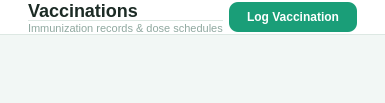
<?xml version="1.0" encoding="UTF-8"?>
<ui version="4.0">
 <class>PageVaccinations</class>
 <widget class="QWidget" name="PageVaccinations">
  <property name="styleSheet">
   <string>QWidget { background-color: #F2F7F5; font-family: &quot;Segoe UI&quot;, sans-serif; } QLabel { background: transparent; }</string>
  </property>
  <layout class="QVBoxLayout" name="vaxLayout">
   <property name="spacing">
    <number>0</number>
   </property>
   <property name="leftMargin">
    <number>0</number>
   </property>
   <property name="topMargin">
    <number>0</number>
   </property>
   <property name="rightMargin">
    <number>0</number>
   </property>
   <property name="bottomMargin">
    <number>0</number>
   </property>
   <item>
    <widget class="QFrame" name="topbar">
     <property name="styleSheet">
      <string>QFrame { background: #FFFFFF; border-bottom: 1px solid #DDE8E3; }</string>
     </property>
     <property name="minimumHeight"><number>62</number></property>
     <property name="maximumHeight"><number>62</number></property>
     <layout class="QHBoxLayout">
      <property name="leftMargin">
       <number>28</number>
      </property>
      <property name="topMargin">
       <number>0</number>
      </property>
      <property name="rightMargin">
       <number>28</number>
      </property>
      <property name="bottomMargin">
       <number>0</number>
      </property>
      <item>
       <layout class="QVBoxLayout">
        <property name="spacing">
         <number>1</number>
        </property>
        <item>
         <widget class="QLabel" name="label">
          <property name="styleSheet">
           <string>QLabel { font-size: 18px; font-weight: bold; color: #1C2B25; }</string>
          </property>
          <property name="text">
           <string>Vaccinations</string>
          </property>
         </widget>
        </item>
        <item>
         <widget class="QLabel" name="label">
          <property name="styleSheet">
           <string>QLabel { font-size: 11px; color: #8FA89F; }</string>
          </property>
          <property name="text">
           <string>Immunization records &amp; dose schedules</string>
          </property>
         </widget>
        </item>
       </layout>
      </item>
      <item>
       <spacer>
        <property name="orientation">
         <enum>Qt::Horizontal</enum>
        </property>
        <property name="sizeHint" stdset="0">
         <size>
          <width>0</width>
          <height>0</height>
         </size>
        </property>
       </spacer>
      </item>
      <item>
       <widget class="QPushButton" name="btnLogVax">
        <property name="styleSheet">
         <string>QPushButton { background: #1A9E78; color: #FFF; font-size: 12px; font-weight: 600; border: none; border-radius: 9px; padding: 8px 18px; } QPushButton:hover { background: #0D6B52; }</string>
        </property>
        <property name="text">
         <string>Log Vaccination</string>
        </property>
       </widget>
      </item>
     </layout>
    </widget>
   </item>
   <item>
    <widget class="QScrollArea" name="scrollArea">
     <property name="styleSheet">
      <string>QScrollArea { background: #F2F7F5; border: none; }</string>
     </property>
     <property name="frameShape">
      <enum>QFrame::NoFrame</enum>
     </property>
     <property name="widgetResizable">
      <bool>true</bool>
     </property>
     <widget class="QWidget" name="scrollContent">
      <layout class="QVBoxLayout">
       <property name="spacing">
        <number>16</number>
       </property>
       <property name="leftMargin">
        <number>28</number>
       </property>
       <property name="topMargin">
        <number>24</number>
       </property>
       <property name="rightMargin">
        <number>28</number>
       </property>
       <property name="bottomMargin">
        <number>28</number>
        </property>

         <item>
        <spacer>
         <property name="orientation">
          <enum>Qt::Vertical</enum>
         </property>
         <property name="sizeHint" stdset="0">
          <size>
           <width>0</width>
           <height>0</height>
          </size>
         </property>
        </spacer>
       </item>
      </layout>
     </widget>
    </widget>
   </item>
  </layout>
 </widget>
 <resources/>
 <connections/>
</ui>
